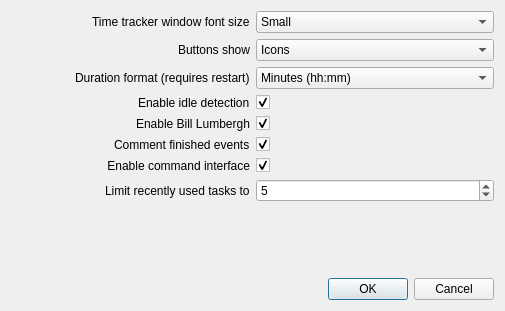
<?xml version="1.0" encoding="UTF-8"?>
<ui version="4.0">
 <class>CharmPreferences</class>
 <widget class="QDialog" name="CharmPreferences">
  <property name="geometry">
   <rect>
    <x>0</x>
    <y>0</y>
    <width>505</width>
    <height>311</height>
   </rect>
  </property>
  <property name="windowTitle">
   <string>Charm Configuration</string>
  </property>
  <layout class="QVBoxLayout" name="verticalLayout">
   <item>
    <layout class="QGridLayout" name="gridLayout">
     <item row="4" column="2">
      <widget class="QCheckBox" name="cbWarnUnuploadedTimesheets">
       <property name="text">
        <string/>
       </property>
       <property name="checked">
        <bool>true</bool>
       </property>
      </widget>
     </item>
     <item row="1" column="2">
      <widget class="QComboBox" name="cbToolButtonStyle">
       <item>
        <property name="text">
         <string>Icons</string>
        </property>
       </item>
       <item>
        <property name="text">
         <string>Text</string>
        </property>
       </item>
       <item>
        <property name="text">
         <string>Text under icon</string>
        </property>
       </item>
       <item>
        <property name="text">
         <string>Text beside icon</string>
        </property>
       </item>
       <item>
        <property name="text">
         <string>System default</string>
        </property>
       </item>
      </widget>
     </item>
     <item row="4" column="0" alignment="Qt::AlignRight">
      <widget class="QLabel" name="lbWarnUnuploadedTimesheets">
       <property name="sizePolicy">
        <sizepolicy hsizetype="Preferred" vsizetype="MinimumExpanding">
         <horstretch>0</horstretch>
         <verstretch>0</verstretch>
        </sizepolicy>
       </property>
       <property name="text">
        <string>Enable Bill Lumbergh</string>
       </property>
       <property name="buddy">
        <cstring>cbWarnUnuploadedTimesheets</cstring>
       </property>
      </widget>
     </item>
     <item row="2" column="2">
      <widget class="QComboBox" name="cbDurationFormat">
       <item>
        <property name="text">
         <string>Minutes (hh:mm)</string>
        </property>
       </item>
       <item>
        <property name="text">
         <string>Decimal (h.xx)</string>
        </property>
       </item>
      </widget>
     </item>
     <item row="3" column="2">
      <widget class="QCheckBox" name="cbIdleDetection">
       <property name="text">
        <string/>
       </property>
       <property name="checked">
        <bool>true</bool>
       </property>
      </widget>
     </item>
     <item row="6" column="2">
      <widget class="QCheckBox" name="cbEnableCommandInterface">
       <property name="text">
        <string/>
       </property>
       <property name="checked">
        <bool>true</bool>
       </property>
      </widget>
     </item>
     <item row="5" column="2">
      <widget class="QCheckBox" name="cbRequestEventComment">
       <property name="text">
        <string/>
       </property>
       <property name="checked">
        <bool>true</bool>
       </property>
      </widget>
     </item>
     <item row="0" column="0" alignment="Qt::AlignRight">
      <widget class="QLabel" name="lbTimeTrackerFontSize">
       <property name="sizePolicy">
        <sizepolicy hsizetype="Preferred" vsizetype="MinimumExpanding">
         <horstretch>0</horstretch>
         <verstretch>0</verstretch>
        </sizepolicy>
       </property>
       <property name="text">
        <string>Time tracker window font size</string>
       </property>
       <property name="buddy">
        <cstring>cbTimeTrackerFontSize</cstring>
       </property>
      </widget>
     </item>
     <item row="6" column="0">
      <widget class="QLabel" name="lbCommandInterface">
       <property name="sizePolicy">
        <sizepolicy hsizetype="Preferred" vsizetype="MinimumExpanding">
         <horstretch>0</horstretch>
         <verstretch>0</verstretch>
        </sizepolicy>
       </property>
       <property name="text">
        <string>Enable command interface</string>
       </property>
       <property name="alignment">
        <set>Qt::AlignRight|Qt::AlignTrailing|Qt::AlignVCenter</set>
       </property>
       <property name="buddy">
        <cstring>cbEnableCommandInterface</cstring>
       </property>
      </widget>
     </item>
     <item row="2" column="0" alignment="Qt::AlignRight">
      <widget class="QLabel" name="lbDurationFormat">
       <property name="sizePolicy">
        <sizepolicy hsizetype="Preferred" vsizetype="MinimumExpanding">
         <horstretch>0</horstretch>
         <verstretch>0</verstretch>
        </sizepolicy>
       </property>
       <property name="text">
        <string>Duration format (requires restart)</string>
       </property>
       <property name="wordWrap">
        <bool>false</bool>
       </property>
       <property name="buddy">
        <cstring>cbDurationFormat</cstring>
       </property>
      </widget>
     </item>
     <item row="3" column="0" alignment="Qt::AlignRight">
      <widget class="QLabel" name="lbIdleDetection">
       <property name="sizePolicy">
        <sizepolicy hsizetype="Preferred" vsizetype="MinimumExpanding">
         <horstretch>0</horstretch>
         <verstretch>0</verstretch>
        </sizepolicy>
       </property>
       <property name="text">
        <string>Enable idle detection</string>
       </property>
       <property name="buddy">
        <cstring>cbIdleDetection</cstring>
       </property>
      </widget>
     </item>
     <item row="0" column="2">
      <widget class="QComboBox" name="cbTimeTrackerFontSize">
       <item>
        <property name="text">
         <string>Small</string>
        </property>
       </item>
       <item>
        <property name="text">
         <string>Regular (Application Font)</string>
        </property>
       </item>
       <item>
        <property name="text">
         <string>Large</string>
        </property>
       </item>
      </widget>
     </item>
     <item row="5" column="0" alignment="Qt::AlignRight">
      <widget class="QLabel" name="lbRequestEventComment">
       <property name="sizePolicy">
        <sizepolicy hsizetype="Preferred" vsizetype="MinimumExpanding">
         <horstretch>0</horstretch>
         <verstretch>0</verstretch>
        </sizepolicy>
       </property>
       <property name="text">
        <string>Comment finished events</string>
       </property>
       <property name="buddy">
        <cstring>cbRequestEventComment</cstring>
       </property>
      </widget>
     </item>
     <item row="1" column="0" alignment="Qt::AlignRight">
      <widget class="QLabel" name="lbToolButtonStyle">
       <property name="sizePolicy">
        <sizepolicy hsizetype="Preferred" vsizetype="MinimumExpanding">
         <horstretch>0</horstretch>
         <verstretch>0</verstretch>
        </sizepolicy>
       </property>
       <property name="text">
        <string>Buttons show</string>
       </property>
       <property name="buddy">
        <cstring>cbToolButtonStyle</cstring>
       </property>
      </widget>
     </item>
     <item row="7" column="0" alignment="Qt::AlignRight">
      <widget class="QLabel" name="lbNumberOfTaskSelectorEntries">
       <property name="sizePolicy">
        <sizepolicy hsizetype="Preferred" vsizetype="MinimumExpanding">
         <horstretch>0</horstretch>
         <verstretch>0</verstretch>
        </sizepolicy>
       </property>
       <property name="text">
        <string>Limit recently used tasks to</string>
       </property>
       <property name="buddy">
        <cstring>sbNumberOfTaskSelectorEntries</cstring>
       </property>
      </widget>
     </item>
     <item row="7" column="2">
      <widget class="QSpinBox" name="sbNumberOfTaskSelectorEntries">
       <property name="value">
        <number>5</number>
       </property>
      </widget>
     </item>
    </layout>
   </item>
   <item>
    <spacer name="verticalSpacer">
     <property name="orientation">
      <enum>Qt::Vertical</enum>
     </property>
     <property name="sizeHint" stdset="0">
      <size>
       <width>20</width>
       <height>5</height>
      </size>
     </property>
    </spacer>
   </item>
   <item>
    <widget class="QDialogButtonBox" name="buttonBox">
     <property name="orientation">
      <enum>Qt::Horizontal</enum>
     </property>
     <property name="standardButtons">
      <set>QDialogButtonBox::Cancel|QDialogButtonBox::Ok</set>
     </property>
    </widget>
   </item>
  </layout>
 </widget>
 <tabstops>
  <tabstop>cbTimeTrackerFontSize</tabstop>
  <tabstop>cbToolButtonStyle</tabstop>
  <tabstop>cbDurationFormat</tabstop>
  <tabstop>cbIdleDetection</tabstop>
  <tabstop>cbWarnUnuploadedTimesheets</tabstop>
  <tabstop>buttonBox</tabstop>
 </tabstops>
 <resources/>
 <connections>
  <connection>
   <sender>buttonBox</sender>
   <signal>accepted()</signal>
   <receiver>CharmPreferences</receiver>
   <slot>accept()</slot>
   <hints>
    <hint type="sourcelabel">
     <x>248</x>
     <y>254</y>
    </hint>
    <hint type="destinationlabel">
     <x>157</x>
     <y>274</y>
    </hint>
   </hints>
  </connection>
  <connection>
   <sender>buttonBox</sender>
   <signal>rejected()</signal>
   <receiver>CharmPreferences</receiver>
   <slot>reject()</slot>
   <hints>
    <hint type="sourcelabel">
     <x>316</x>
     <y>260</y>
    </hint>
    <hint type="destinationlabel">
     <x>286</x>
     <y>274</y>
    </hint>
   </hints>
  </connection>
 </connections>
</ui>
